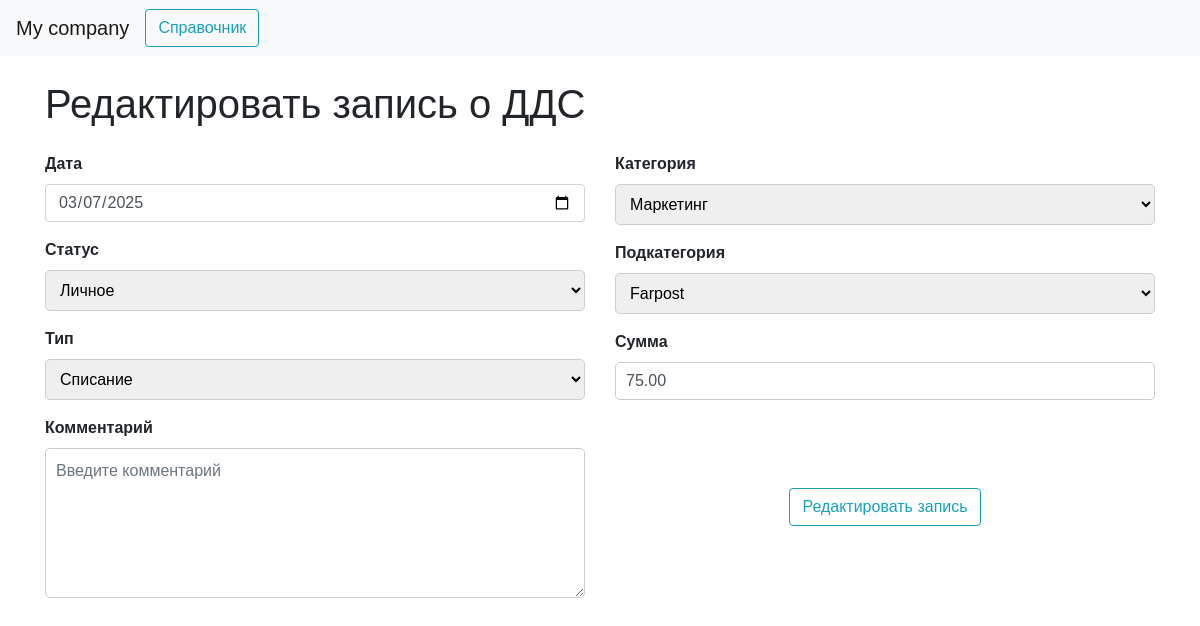
/edit_dds/2/, run on the app's committed database.
### dds/models.py (models this page shows)
class DDS(models.Model):
    created_at = models.DateField(verbose_name="Дата создания записи")
    status = models.ForeignKey(Status, on_delete=models.CASCADE, verbose_name="Статус")
    typedds = models.ForeignKey(Type,on_delete=models.CASCADE, blank=False, null=False, verbose_name="Тип")
    category=models.ForeignKey(Category, on_delete=models.CASCADE, blank=False, null=False, verbose_name="Категория")
    subcategory = models.ForeignKey(SubCategory, on_delete=models.CASCADE, blank=False, null=False, verbose_name="Подкатегория")
    summa=models.DecimalField(
        max_digits=10,
        decimal_places=2,
        blank=False,
        null=False,
        validators=[MinValueValidator(0.01)],
        verbose_name="Сумма")
    comment = models.TextField(blank=True, null=True, verbose_name="Комментарий")
    class Meta:
        verbose_name = "Данные о движении денежных средств"
        verbose_name_plural = "Даннные о движениях денежных средств"

### dds/views.py (the view)
# urls.py: path('edit_dds/<int:id>/', edit_dds, name='edit_dds'),
def edit_dds(request, id):
    dds_entry = get_object_or_404(DDS, id=id)
    if request.method == 'POST':
        form = DDSEditForm(request.POST, instance=dds_entry)
        if form.is_valid():
            form.save()
            return redirect('index')
    else:
        form = DDSEditForm(instance=dds_entry)
    return render(request,'edit.html',{'form': form})

### dds/forms.py
class DDSEditForm(forms.ModelForm):
    class Meta:
        model = DDS
        fields = ['created_at', 'status', 'typedds', 'comment', 'category', 'subcategory', 'summa']
    widgets = {
        'created_at': forms.DateInput(attrs={'type': 'date', 'class': 'form-control'}),
        'status': forms.Select(attrs={'class': 'form-control'}),
        'typedds': forms.Select(attrs={'class': 'form-control'}),
        'comment': forms.Textarea(attrs={'class': 'form-control', 'placeholder': 'Введите комментарий'}),
        'category': forms.Select(attrs={'class': 'form-control'}),
        'subcategory': forms.Select(attrs={'class': 'form-control'}),
        'summa': forms.NumberInput(attrs={'class': 'form-control', 'placeholder': '5000'}),
    }

### ddsBD/models.py (called while the page is built)
    def __str__(self):
        return self.name

    def __str__(self):
        return self.name

    def __str__(self):
        return self.name

    def __str__(self):
        return self.name

### dds/templates/edit.html (shortened to what this page needs)
{% load static %}
<!DOCTYPE html>
<html lang="ru">
<head>
    <link rel="stylesheet" href="https://stackpath.bootstrapcdn.com/bootstrap/4.5.2/css/bootstrap.min.css">
    <link rel="stylesheet" href="{% static 'css/create.css' %}">
</head>
<body>
    <nav class="navbar navbar-expand-lg navbar-light bg-light">
        <a class="navbar-brand" href="{% url 'index' %}">My company</a>
        <div class="collapse navbar-collapse justify-content-start" id="navbarNav">
            <a href="{% url 'guide' %}" class="btn btn-outline-info mr-2" role="button">Справочник</a>
        </div>
    </nav>
    <section class="container mt-4">
        <h1>Редактировать запись о ДДС</h1>
        <div class="mt-4">
            <div class="row">
                <div class="col-md-6">
                    <form method="post">
                        <div class="form-group">
                            <label for="id_created_at">Дата</label>
                            <input type="date" class="form-control" id="id_created_at" name="created_at" value="{{ form.created_at.value|default:''|date:'Y-m-d' }}">
                        </div>
                        <div class="form-group">
                            <label for="id_status">Статус</label>
                            {{ form.status }}
                        </div>
                        <div class="form-group">
                            <label for="id_typedds">Тип</label>
                            {{ form.typedds }}
                        </div>
                        <div class="form-group d-flex flex-column">
                            <label for="id_comment">Комментарий</label>
                            <textarea class="form-control flex-grow-1" id="id_comment" name="comment" placeholder="Введите комментарий">{{ form.comment.value|default:'' }}</textarea>
                        </div>
                </div>
                <div class="col-md-6 d-flex flex-column">
                    <div class="form-group">
                        <label for="id_category">Категория</label>
                        {{ form.category }}
                    </div>
                    <div class="form-group">
                        <label for="id_subcategory">Подкатегория</label>
                        {{ form.subcategory }}
                    </div>
                    <div class="form-group">
                        <label for="id_summa">Сумма</label>
                        <input type="text" class="form-control" id="id_summa" name="summa" placeholder="5000" value="{{ form.summa.value|default:'' }}">
                    </div>
                    <div class="form-group flex-grow-1 d-flex justify-content-center align-items-center">
                        <button type="submit" class="btn btn-outline-info">Редактировать запись</button>
                    </div>
                </div>
            </div>
        </div>
    </section>
</body>
</html>

### static/css/create.css (style rules this page uses)
body { font-family: sans-serif; }
.form-group label { font-weight: bold; }
.form-group select { width: 100%; padding: 10px; border: 1px solid #ccc; border-radius: 5px; }
.form-group textarea { width: 100%; height: 150px; padding: 10px; border: 1px solid #ccc; border-radius: 5px; resize: vertical; }
.form-group input[type="text"] { width: 100%; padding: 10px; border: 1px solid #ccc; border-radius: 5px; }

### data on the page
DDS: created_at "03/07/2025", status "Личное", typedds "Списание", category "Маркетинг", subcategory "Farpost", summa "75.00"
